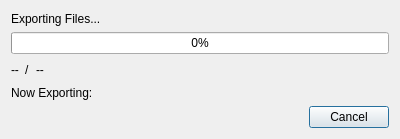
<?xml version="1.0" encoding="UTF-8"?>
<ui version="4.0">
 <class>Dialog</class>
 <widget class="QDialog" name="Dialog">
  <property name="geometry">
   <rect>
    <x>0</x>
    <y>0</y>
    <width>400</width>
    <height>139</height>
   </rect>
  </property>
  <property name="windowTitle">
   <string>Exporting Files...</string>
  </property>
  <layout class="QVBoxLayout" name="verticalLayout">
   <item>
    <widget class="QLabel" name="label">
     <property name="text">
      <string>Exporting Files...</string>
     </property>
    </widget>
   </item>
   <item>
    <widget class="QProgressBar" name="progressBar">
     <property name="value">
      <number>0</number>
     </property>
    </widget>
   </item>
   <item>
    <layout class="QHBoxLayout" name="horizontalLayout_2">
     <item>
      <widget class="QLabel" name="label_exported_num">
       <property name="text">
        <string>--</string>
       </property>
      </widget>
     </item>
     <item>
      <widget class="QLabel" name="label_3">
       <property name="text">
        <string>/</string>
       </property>
      </widget>
     </item>
     <item>
      <widget class="QLabel" name="label_allNum">
       <property name="text">
        <string>--</string>
       </property>
      </widget>
     </item>
     <item>
      <spacer name="horizontalSpacer">
       <property name="orientation">
        <enum>Qt::Orientation::Horizontal</enum>
       </property>
       <property name="sizeHint" stdset="0">
        <size>
         <width>40</width>
         <height>20</height>
        </size>
       </property>
      </spacer>
     </item>
    </layout>
   </item>
   <item>
    <layout class="QHBoxLayout" name="horizontalLayout">
     <item>
      <widget class="QLabel" name="label_2">
       <property name="text">
        <string>Now Exporting:</string>
       </property>
      </widget>
     </item>
     <item>
      <widget class="QLabel" name="label_fileName">
       <property name="sizePolicy">
        <sizepolicy hsizetype="Expanding" vsizetype="Preferred">
         <horstretch>0</horstretch>
         <verstretch>0</verstretch>
        </sizepolicy>
       </property>
       <property name="text">
        <string/>
       </property>
      </widget>
     </item>
    </layout>
   </item>
   <item>
    <widget class="QDialogButtonBox" name="buttonBox">
     <property name="orientation">
      <enum>Qt::Orientation::Horizontal</enum>
     </property>
     <property name="standardButtons">
      <set>QDialogButtonBox::StandardButton::Cancel</set>
     </property>
    </widget>
   </item>
  </layout>
 </widget>
 <resources/>
 <connections>
  <connection>
   <sender>buttonBox</sender>
   <signal>accepted()</signal>
   <receiver>Dialog</receiver>
   <slot>accept()</slot>
   <hints>
    <hint type="sourcelabel">
     <x>248</x>
     <y>254</y>
    </hint>
    <hint type="destinationlabel">
     <x>157</x>
     <y>274</y>
    </hint>
   </hints>
  </connection>
  <connection>
   <sender>buttonBox</sender>
   <signal>rejected()</signal>
   <receiver>Dialog</receiver>
   <slot>reject()</slot>
   <hints>
    <hint type="sourcelabel">
     <x>316</x>
     <y>260</y>
    </hint>
    <hint type="destinationlabel">
     <x>286</x>
     <y>274</y>
    </hint>
   </hints>
  </connection>
 </connections>
</ui>
